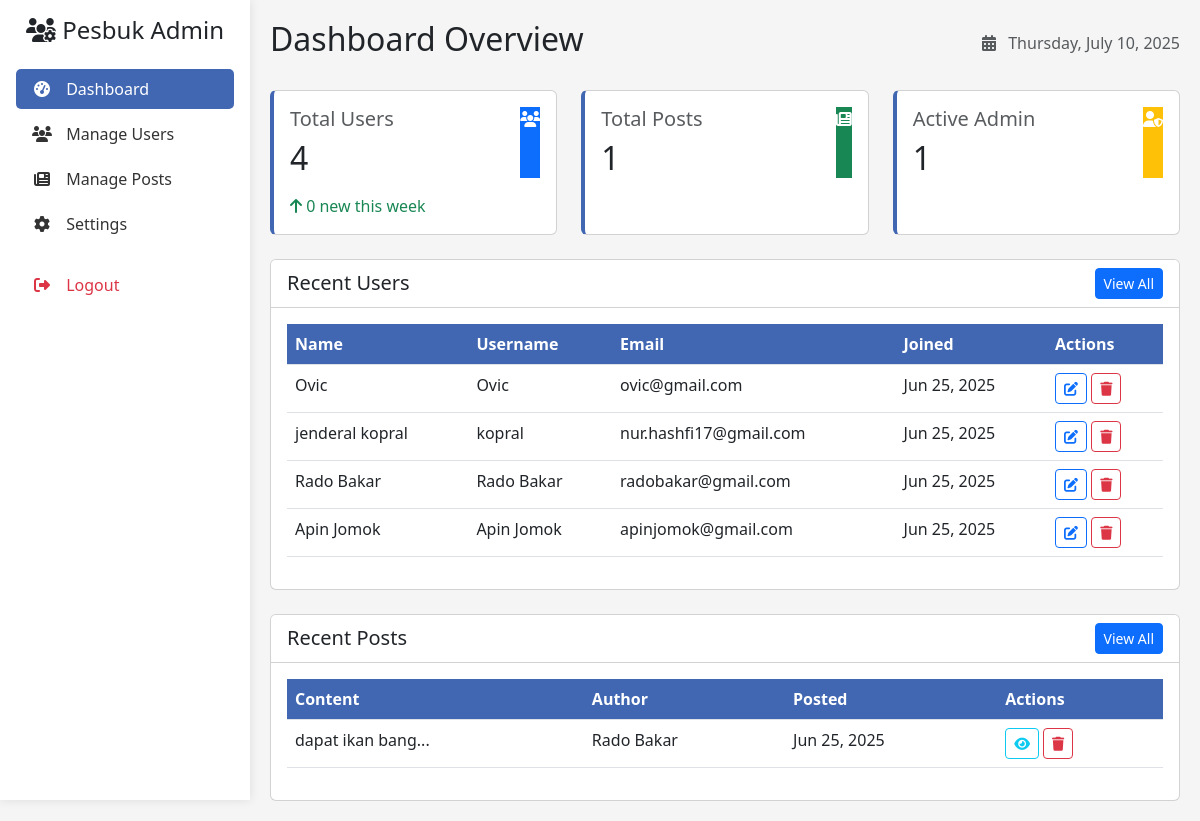
Before: /admin/dashboard.php (signed in) with the older database file.
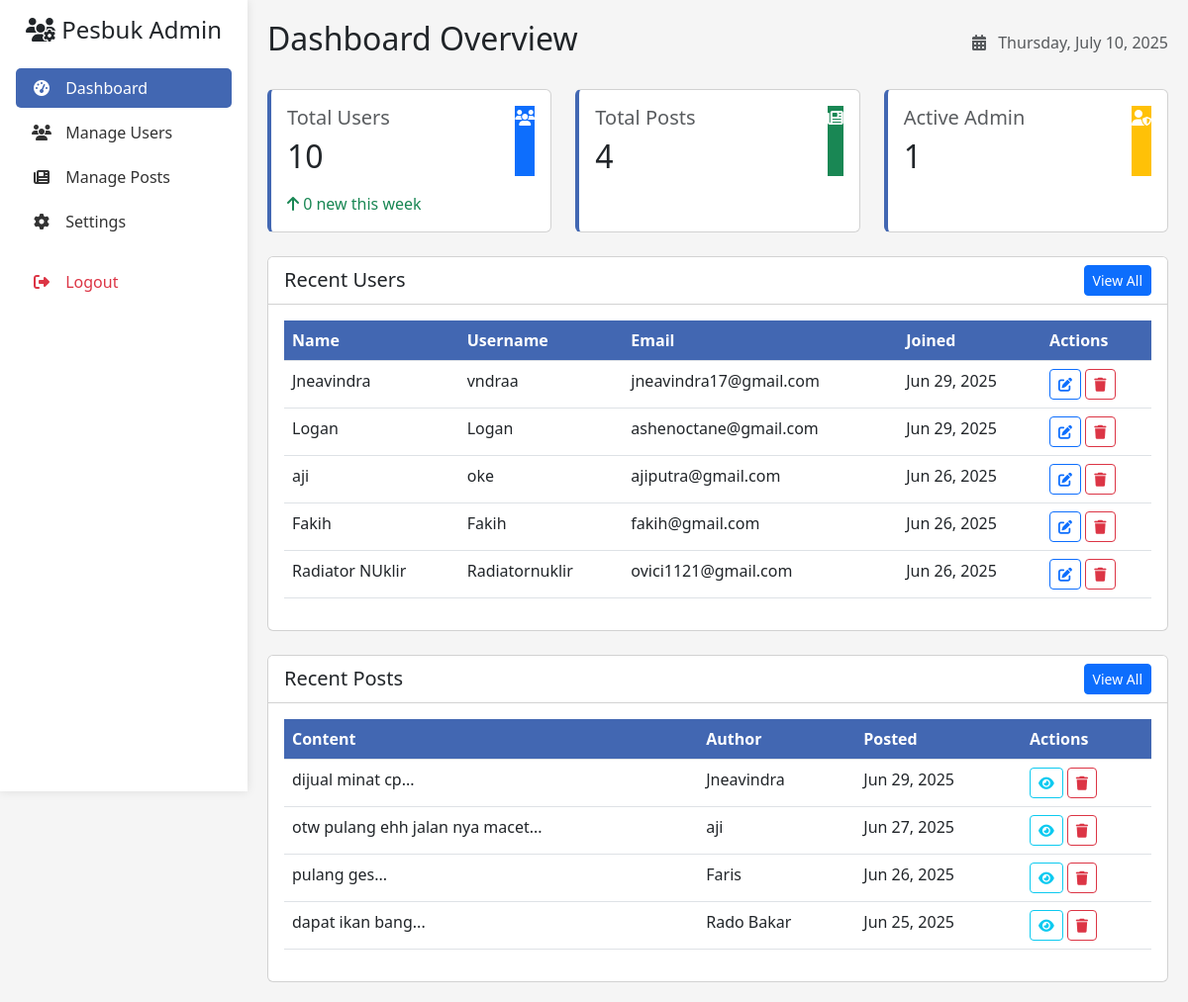
After: the same page with the newer database file.
### tables this page shows
CREATE TABLE `users` (
  `id` int(11) NOT NULL,
  `name` varchar(100) NOT NULL,
  `username` varchar(50) NOT NULL,
  `email` varchar(100) NOT NULL,
  `photo` varchar(255) DEFAULT NULL,
  `password` varchar(255) NOT NULL,
  `full_name` varchar(100) DEFAULT NULL,
  `profile_picture` varchar(255) DEFAULT NULL,
  `bio` text DEFAULT NULL,
  `created_at` datetime DEFAULT current_timestamp(),
  `birthdate` date DEFAULT NULL,
  `work` varchar(255) DEFAULT NULL,
  `address` varchar(255) DEFAULT NULL,
  `last_active` datetime DEFAULT current_timestamp()
);

CREATE TABLE `posts` (
  `id` int(11) NOT NULL,
  `user_id` int(11) NOT NULL,
  `content` text DEFAULT NULL,
  `image` varchar(255) DEFAULT NULL,
  `created_at` datetime DEFAULT current_timestamp(),
  `photo` varchar(255) DEFAULT NULL
);

### admin/dashboard.php (the view, shortened to what the changed rows need)
<?php
require_once("auth_admin.php");
$stmt = $db->prepare("SELECT COUNT(*) FROM users");
$stmt->execute();
$total_users = $stmt->fetchColumn();
$stmt = $db->prepare("SELECT COUNT(*) FROM posts");
$stmt->execute();
$total_posts = $stmt->fetchColumn();
$stmt = $db->prepare("SELECT * FROM users ORDER BY created_at DESC LIMIT 5");
$stmt->execute();
$recent_users = $stmt->fetchAll(PDO::FETCH_ASSOC);
$stmt = $db->prepare("
    SELECT p.*, u.name, u.username
    FROM posts p
    JOIN users u ON p.user_id = u.id
    ORDER BY p.created_at DESC
    LIMIT 5
");
$stmt->execute();
$recent_posts = $stmt->fetchAll(PDO::FETCH_ASSOC);
?>
<!DOCTYPE html>
<html lang="en">
<head>
    <link rel="stylesheet" href="https://cdn.jsdelivr.net/npm/bootstrap@5.3.0/dist/css/bootstrap.min.css">
    <link rel="stylesheet" href="https://cdnjs.cloudflare.com/ajax/libs/font-awesome/6.4.0/css/all.min.css">
</head>
<body>
    <div class="main-content">
        <div class="d-flex justify-content-between align-items-center mb-4">
            <h2>Dashboard Overview</h2>
        </div>
        <div class="row mb-4">
            <div class="col-md-4">
                <div class="card card-stat h-100">
                    <div class="card-body">
                        <div class="d-flex justify-content-between">
                            <div>
                                <h5 class="card-title text-muted">Total Users</h5>
                                <h2 class="mb-0"><?php echo $total_users; ?></h2>
                            </div>
                        </div>
                    </div>
                </div>
            </div>
            <div class="col-md-4">
                <div class="card card-stat h-100">
                    <div class="card-body">
                        <div class="d-flex justify-content-between">
                            <div>
                                <h5 class="card-title text-muted">Total Posts</h5>
                                <h2 class="mb-0"><?php echo $total_posts; ?></h2>
                            </div>
                        </div>
                    </div>
                </div>
            </div>
            <div class="col-md-4">
                <div class="card card-stat h-100">
                    <div class="card-body">
                        <div class="d-flex justify-content-between">
                            <div>
                                <h2 class="mb-0">1</h2>
                            </div>
                        </div>
                    </div>
                </div>
            </div>
        </div>
        <div class="card mb-4">
            <div class="card-body">
                <div class="table-responsive">
                    <table class="table table-hover">
                        <thead>
                            <tr>
                                <th>Name</th>
                                <th>Username</th>
                                <th>Email</th>
                                <th>Joined</th>
                                <th>Actions</th>
                            </tr>
                        </thead>
                        <tbody>
                            <?php foreach($recent_users as $user): ?>
                            <tr>
                                <td><?php echo htmlspecialchars($user['name']); ?></td>
                                <td><?php echo htmlspecialchars($user['username']); ?></td>
                                <td><?php echo htmlspecialchars($user['email']); ?></td>
                                <td><?php echo date('M j, Y', strtotime($user['created_at'])); ?></td>
                                <td>
                                    <a href="user_edit.php?id=<?php echo $user['id']; ?>" class="btn btn-sm btn-outline-primary">
                                        <i class="fas fa-edit"></i>
                                    </a>
                                    <a href="user_delete.php?id=<?php echo $user['id']; ?>" class="btn btn-sm btn-outline-danger" onclick="return confirm('Are you sure?')">
                                        <i class="fas fa-trash"></i>
                                    </a>
                                </td>
                            </tr>
                            <?php endforeach; ?>
                        </tbody>
                    </table>
                </div>
            </div>
        </div>
        <div class="card">
            <div class="card-body">
                <div class="table-responsive">
                    <table class="table table-hover">
                        <thead>
                            <tr>
                                <th>Content</th>
                                <th>Author</th>
                                <th>Posted</th>
                                <th>Actions</th>
                            </tr>
                        </thead>
                        <tbody>
                            <?php foreach($recent_posts as $post): ?>
                            <tr>
                                <td><?php echo substr(htmlspecialchars($post['content']), 0, 50); ?>...</td>
                                <td><?php echo htmlspecialchars($post['name']); ?></td>
                                <td><?php echo date('M j, Y', strtotime($post['created_at'])); ?></td>
                                <td>
                                    <a href="post_view.php?id=<?php echo $post['id']; ?>" class="btn btn-sm btn-outline-info">
                                        <i class="fas fa-eye"></i>
                                    </a>
                                    <a href="post_delete.php?id=<?php echo $post['id']; ?>" class="btn btn-sm btn-outline-danger" onclick="return confirm('Are you sure?')">
                                        <i class="fas fa-trash"></i>
                                    </a>
                                </td>
                            </tr>
                            <?php endforeach; ?>
                        </tbody>
                    </table>
                </div>
            </div>
        </div>
    </div>
</body>
</html>

Changed rows visible on the page:
no longer on this page (row edited): users: name "Ovic", username "Ovic", email "ovic@gmail.com", created_at "Jun 25, 2025"
no longer on this page (row edited): users: name "jenderal kopral", username "kopral", email "nur.hashfi17@gmail.com", created_at "Jun 25, 2025"
no longer on this page (row edited): users: name "Rado Bakar", username "Rado Bakar", email "radobakar@gmail.com", created_at "Jun 25, 2025"
no longer on this page (row edited): users: name "Apin Jomok", username "Apin Jomok", email "apinjomok@gmail.com", created_at "Jun 25, 2025"
added users: name "Jneavindra", username "vndraa", email "jneavindra17@gmail.com", created_at "Jun 29, 2025"
added users: name "Logan", username "Logan", email "ashenoctane@gmail.com", created_at "Jun 29, 2025"
added users: name "aji", username "oke", email "ajiputra@gmail.com", created_at "Jun 26, 2025"
added users: name "Fakih", username "Fakih", email "fakih@gmail.com", created_at "Jun 26, 2025"
added users: name "Radiator NUklir", username "Radiatornuklir", email "ovici1121@gmail.com", created_at "Jun 26, 2025"
added posts: content "dijual minat cp", user.name "Jneavindra", created_at "Jun 29, 2025"
added posts: content "otw pulang ehh jalan nya macet", user.name "aji", created_at "Jun 27, 2025"
added posts: content "pulang ges", user.name "Faris", created_at "Jun 26, 2025"
Other visible differences:
$total_users: "4" → "10"
$total_posts: "1" → "4"
